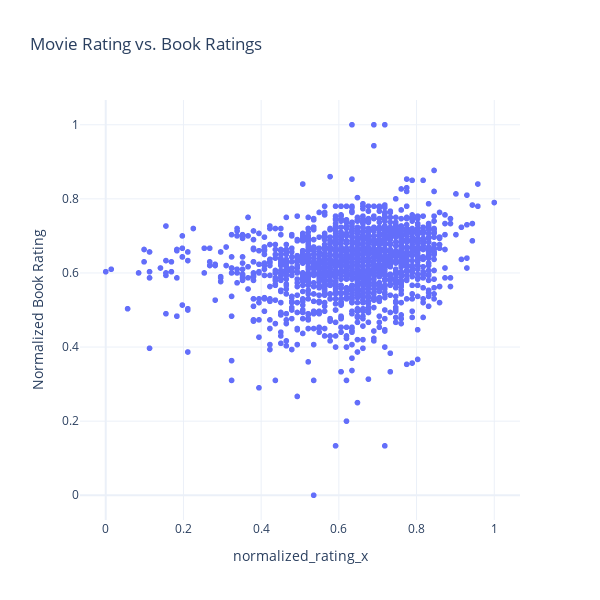

The cell this chart's notebook holds for it:
### Markdown cell above
## Scatter Plot to compare ratings of books and movies

### Code cell
fig = px.scatter(
    data,
    x='normalized_rating_x',
    y='normalized_rating_y',
    hover_name='movie_name',
    title='Movie Rating vs. Book Ratings',
    labels={'revenue': 'Movie Revenue ($), logscale', 'normalized_rating_y': 'Normalized Book Rating'},
    template='plotly_white'
)

fig.update_layout(
    
    width=600, 
    height=600
)
fig.show()

### Figure 1 — Plotly figure (JSON) as saved in the notebook; plotly's stock layout.template omitted (floating-point values rounded to 4 significant figures; data arrays with more than 128 entries replaced by an {"elided": "..."} marker saying what was removed)
{"data": [{"hovertemplate": "<b>%{hovertext}</b><br><br>normalized_rating_x=%{x}<br>Normalized Book Rating=%{y}<extra></extra>", "hovertext": {"elided": "1845 str values"}, "legendgroup": "", "marker": {"color": "#636efa", "symbol": "circle"}, "mode": "markers", "name": "", "showlegend": false, "type": "scattergl", "x": {"elided": "1845 float values"}, "xaxis": "x", "y": {"elided": "1845 float values"}, "yaxis": "y"}], "layout": {"height": 600, "legend": {"tracegroupgap": 0}, "title": {"text": "Movie Rating vs. Book Ratings"}, "width": 600, "xaxis": {"anchor": "y", "domain": [0, 1], "title": {"text": "normalized_rating_x"}}, "yaxis": {"anchor": "x", "domain": [0, 1], "title": {"text": "Normalized Book Rating"}}}}
